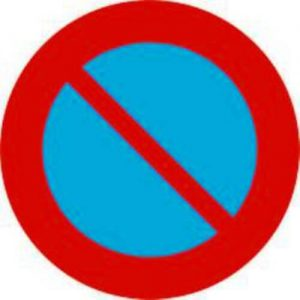
#> input picture dataset/Cam/cam1.jpg, 300 x 300 px; its folder holds only this picture in this run
$ python train.py
#> lines starting #> are read from the running program, lines starting #| are printed output that depends on the picture
import os
import cv2
import numpy as np
from skimage.feature import hog
from sklearn.svm import SVC
from sklearn.model_selection import train_test_split
from sklearn.metrics import accuracy_score, classification_report
import joblib


# ============================================================
# 1. KIỂM TRA DATASET
# ============================================================
def check_dataset(path):
    if not os.path.exists(path):
        raise Exception(f"❌ Không tìm thấy thư mục dataset: {path}")

    classes = [d for d in os.listdir(path) if os.path.isdir(os.path.join(path, d))]
    if len(classes) < 2:
        raise Exception("❌ Dataset phải có ÍT NHẤT 2 lớp (VD: Cam, NguyHiem, ChiDan…)")

    print("✔ Dataset OK! Các lớp tìm thấy:", classes)
    return classes


# ============================================================
# 2. LOAD DATASET
# ============================================================
def load_dataset(dataset_path, img_size=(64,64)):
#> called with dataset_path = 'dataset', img_size = (64, 64)
    X, y = [], []
    label_map = {}

    classes = check_dataset(dataset_path)

    for idx, folder in enumerate(classes):
        label_map[idx] = folder
        folder_path = os.path.join(dataset_path, folder)

        print(f"> Load lớp [{folder}] ...")

        for file in os.listdir(folder_path):
            img_path = os.path.join(folder_path, file)
            img = cv2.imread(img_path)
#> img is the input picture: shape (300, 300, 3); mean B, G, R 132, 115.7, 147.7

            if img is None:
                print("⚠ Bỏ qua file lỗi:", img_path)
                continue

            img = cv2.resize(img, img_size)
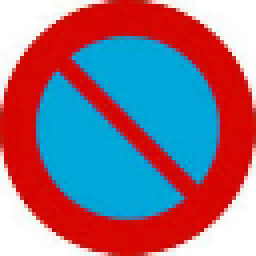
#> img: shape (64, 64, 3) (shown 4 times larger); mean B, G, R 131.9, 115.5, 147.4
            gray = cv2.cvtColor(img, cv2.COLOR_BGR2GRAY)
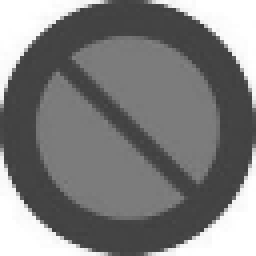
#> gray: shape (64, 64) (shown 4 times larger); min 60, max 255, mean 126.9

            X.append(gray)
            y.append(idx)
#> pass 2 of the loop in load_dataset, `for idx, folder in enumerate(classes):`:
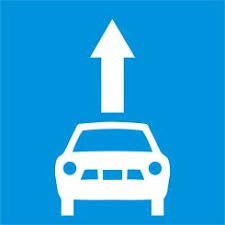
#> input picture dataset/ChiDan/chidan1.jpg, 225 x 225 px
#> in load_dataset, img is the input picture: shape (225, 225, 3); mean B, G, R 226, 162.8, 39.9
#> in load_dataset, `img = cv2.resize(img, img_size)`:
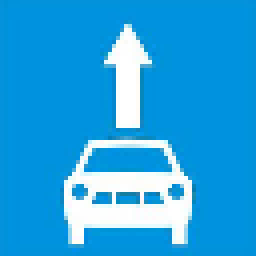
#> img: shape (64, 64, 3) (shown 4 times larger); mean B, G, R 225.4, 162.2, 39
#> in load_dataset, `gray = cv2.cvtColor(img, cv2.COLOR_BGR2GRAY)`:
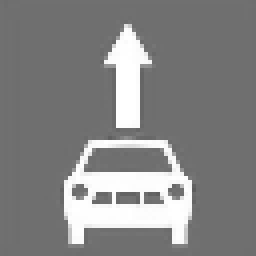
#> gray: shape (64, 64) (shown 4 times larger); min 93, max 255, mean 132.5

    print(f"✔ Load xong: {len(X)} ảnh")
#| ✔ Load xong: 2 ảnh
#> in train_model, `X, y, label_map = load_dataset(DATASET)`: y = [0, 1]; label_map = {0: 'Cam', 1: 'ChiDan'}
    return np.array(X), np.array(y), label_map


# ============================================================
# 3. TRÍCH ĐẶC TRƯNG HOG
# ============================================================
def extract_hog_features(images):
    print("> Trích đặc trưng HOG ...")

    features = []
    for img in images:
        hog_vec = hog(img,
                      orientations=9,
                      pixels_per_cell=(8, 8),
                      cells_per_block=(2, 2),
                      block_norm='L2-Hys')

        features.append(hog_vec)
#> this loop made 2 passes
#> after the loop, features = 2 items

    print("✔ HOG hoàn tất!")
    return np.array(features)


# ============================================================
# 4. TRAIN + SAVE MODEL
# ============================================================
def train_model():
    DATASET = "dataset"

    print("\n===== BẮT ĐẦU TRAIN MODEL =====")

    X, y, label_map = load_dataset(DATASET)
    X_hog = extract_hog_features(X)

    X_train, X_test, y_train, y_test = train_test_split(
        X_hog, y, test_size=0.2, random_state=42
    )
#> y_train = [0]; y_test = [1]

    print("> Đang huấn luyện SVM ...")
    model = SVC(kernel='linear', probability=True)
#> (the run stopped early here; a loop or call above may not have finished)
